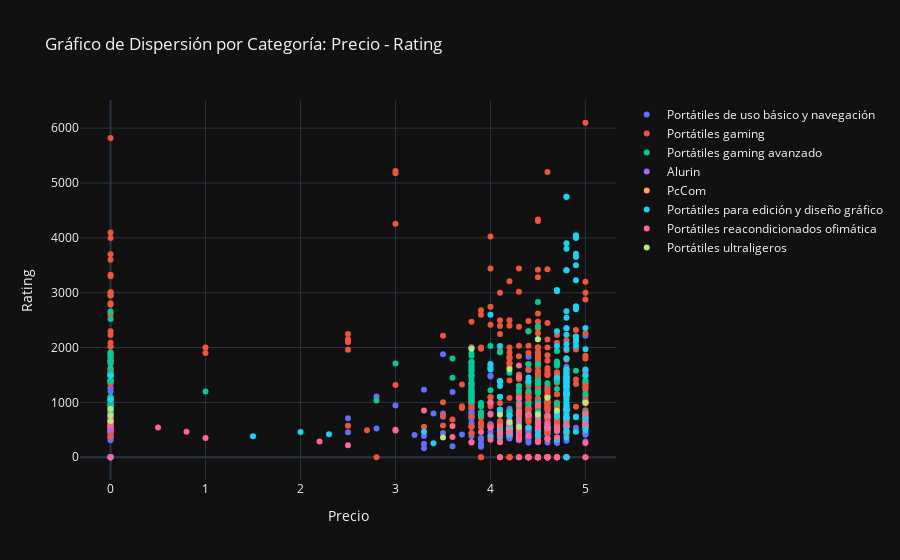

The notebook cell saved with this chart:
### Code cell
fig = go.Figure()

for categoria in df_merged['categoria'].unique():
    df_filtrado = df_merged[df_merged['categoria'] == categoria]
    fig.add_trace(go.Scatter(
        x=df_filtrado['rating'],
        y=df_filtrado['precio'],
        mode='markers',
        name=categoria
    ))

fig.update_layout(
    title='Gráfico de Dispersión por Categoría: Precio - Rating',
    xaxis_title='Precio',
    yaxis_title='Rating',
    template='plotly_dark'
)

fig.show()

### Figure 1 — Plotly figure (JSON) as saved in the notebook; plotly's stock layout.template omitted (floating-point values rounded to 4 significant figures; data arrays with more than 128 entries replaced by an {"elided": "..."} marker saying what was removed)
{"data": [{"mode": "markers", "name": "Portátiles de uso básico y navegación", "type": "scatter", "x": {"elided": "278 float values"}, "y": {"elided": "278 float values"}}, {"mode": "markers", "name": "Portátiles gaming", "type": "scatter", "x": {"elided": "473 float values"}, "y": {"elided": "473 float values"}}, {"mode": "markers", "name": "Portátiles gaming avanzado", "type": "scatter", "x": [4.2, 4.2, 4.2, 3.9, 3.9, 3.9, 3.9, 3.9, 4.7, 3.8, 0, 0, 3.8, 0, 3.8, 3.8, 0, 3.8, 3.8, 0, 0, 0, 0, 0, 4.5, 0, 4, 4, 3.8, 3, 4.5, 2.8, 3.8, 3.8, 3.8, 3.8, 5, 3.8, 3.8, 3.6, 3.8, 3.8, 3.8, 4.2, 3.8, 4.5, 0, 0, 4.5, 4.4, 4.3, 4.3, 1, 3.8, 3.8, 3.8, 3.8, 3.8, 3.8, 4.4, 4.3, 0, 4, 4.4, 4.4, 4.4, 5, 4.7, 0, 0, 4.1, 4.3, 4.3, 4.8, 4.9, 4.8, 0, 4.6, 4.5, 4.9, 4.5, 5, 4.5, 4.5, 3.6, 4.5, 4.7, 0, 4.5, 4.8, 4.5, 4.5, 4.7, 0, 4.7, 4.8, 4.7, 5, 3.8, 5, 4.8, 0, 0, 0, 0, 4.3, 4.7, 4.5, 0, 4.3, 4.8, 0, 0, 0, 0, 3.8, 0, 0, 0], "y": [840.0, 610.0, 790.0, 930.0, 760.0, 990.0, 820.0, 940.0, 1668.0, 1192.0, 947.4, 1389, 1734.0, 1065.0, 1334.0, 1141.0, 1389, 1676.0, 1575.0, 1499, 1879, 1619, 2659, 1499, 1399, 1724.0, 2029, 1629, 1849.0, 1709, 1160, 1035.0, 1563.0, 1430.0, 1890.0, 1338.0, 1155, 1502.0, 1490, 1449, 1717.0, 1607.0, 1734.0, 1540.0, 1489.0, 688.3, 1759, 1799, 999, 969, 716.0, 999, 1199, 1178.0, 1074.0, 1287.0, 1236.0, 1018.0, 1147.0, 2298.0, 1210.0, 1509, 1222.0, 1209.0, 1696.0, 1347.0, 1485.0, 1699, 1909, 1399, 1912, 949, 819, 1119, 2199, 1079, 1499, 1349, 2389, 1579, 829, 1399, 2829, 1399, 1799, 1349, 980, 958.1, 1199, 989.0, 1699, 1399, 1246, 809.0, 1745.0, 1204.0, 1938.0, 819, 1986.0, 809.0, 1799, 939, 1479, 1409, 979, 1299, 1382.0, 990.0, 1099.0, 1215.0, 1159, 819, 909, 1069, 1047.0, 1646.0, 1619, 2519.0, 949]}, {"mode": "markers", "name": "Alurin", "type": "scatter", "x": [4.2, 4.2, 4.2, 4.2, 4.2, 4.2, 4.2, 4.2, 4.2, 4.2, 4.2, 4.2, 4.2, 0, 4.2, 4.2, 4.2, 4.3, 4, 4.2, 4.2, 4.2, 4.2, 4.2, 4.2, 4.2, 4.2, 4.2, 4.3], "y": [450.0, 430.0, 540.0, 550.0, 410.0, 530.0, 510.0, 430.0, 430.0, 430.0, 480.0, 470.0, 500.0, 500.0, 530.0, 440.0, 540.0, 385, 399, 530.0, 509.9, 620.0, 670.0, 400.0, 400.0, 500.0, 390, 500.0, 520.0]}, {"mode": "markers", "name": "PcCom", "type": "scatter", "x": [4.2, 4.2, 4.2], "y": [530.0, 509.9, 500.0]}, {"mode": "markers", "name": "Portátiles para edición y diseño gráfico", "type": "scatter", "x": {"elided": "148 float values"}, "y": {"elided": "148 float values"}}, {"mode": "markers", "name": "Portátiles reacondicionados ofimática", "type": "scatter", "x": [4.4, 0, 4.3, 5, 4.5, 4.3, 4, 3.6, 4.3, 4.5, 4.1, 5, 4.6, 5, 0, 4.1, 4.7, 4.6, 4.6, 4.5, 3.9, 4.5, 4.5, 4.1, 4.5, 4.6, 4.5, 4.7, 4, 4.3, 3.8, 3, 3.6, 4.3, 2.2, 0.5, 4.3, 4.3, 4, 4.4, 4.4, 4.8, 4, 4.3, 4.3, 4.3, 4.5, 4.6, 4.3, 1, 4.3, 4.5, 4.1, 4.6, 5, 4.5, 4.3, 2.5, 4.1, 4.6, 5, 4.3, 4.3, 4.5, 4.7, 4.6, 4.5, 4.7, 4.5, 4.5, 4.6, 4.6, 4.5, 4.6, 4.3, 4.5, 3.8, 4.2, 4.2, 0.8, 3, 4.3, 4.4, 4.5, 4.6, 3.3, 4.4, 4.6], "y": [0, 0, 485.4, 262, 953.9, 330.0, 542.3, 369, 329.0, 285, 273.0, 0, 0, 790.0, 579.0, 439, 359.1, 327.6, 0, 0, 460.7, 541.9, 631.2, 560.0, 0, 0, 0, 550.5, 317.0, 1463.0, 269.9, 489.0, 569, 1673.0, 289.0, 544.1, 834.7, 390.0, 1000, 771.8, 398, 595, 778, 778, 963.8, 1075.0, 305, 339, 400.0, 349, 0, 0, 0, 529.9, 985.1, 736.4, 680.5, 219.0, 399.0, 750.9, 602.0, 550.4, 335, 0, 489.9, 0, 0, 0, 0, 0, 0, 613.1, 0, 0, 446.9, 297.0, 279, 461.9, 612.2, 464.9, 502.7, 461.9, 779, 0, 0, 850, 0, 0]}, {"mode": "markers", "name": "Portátiles ultraligeros", "type": "scatter", "x": [3.8, 4.2, 4.5, 0, 4.2, 4.1, 5, 4.5, 4.6, 4.7, 4.3, 3.5, 0, 0], "y": [1976.0, 1605.0, 778.5, 877.6, 638.2, 774.1, 999, 2149.0, 1085.0, 851.6, 550.0, 359.0, 660.7, 767.6]}], "layout": {"title": {"text": "Gráfico de Dispersión por Categoría: Precio - Rating"}, "xaxis": {"title": {"text": "Precio"}}, "yaxis": {"title": {"text": "Rating"}}}}
